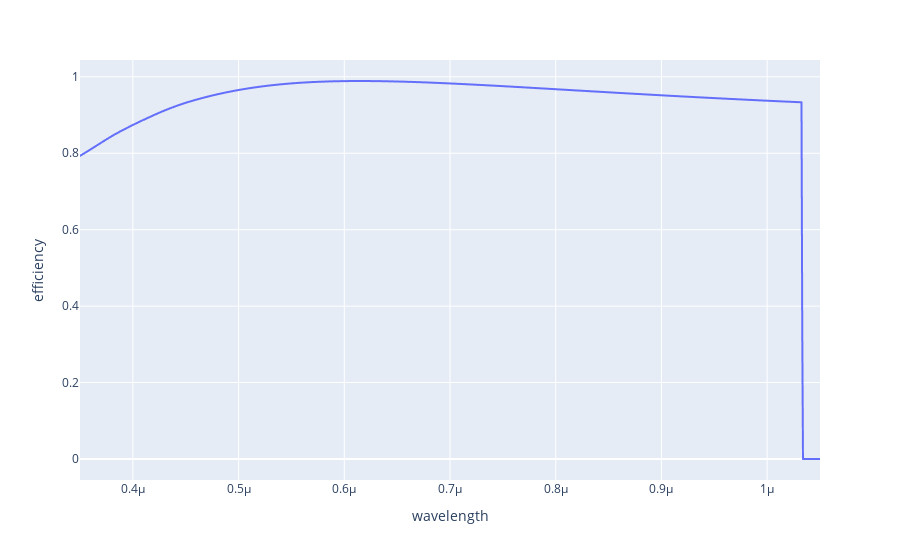

Notebook code for this chart:
### Code cell
line(df, y= 'efficiency', x = 'wavelength')

### Figure 1 — Plotly figure (JSON) as saved in the notebook; plotly's stock layout.template omitted (floating-point values rounded to 4 significant figures; data arrays with more than 128 entries replaced by an {"elided": "..."} marker saying what was removed)
{"data": [{"hovertemplate": "wavelength=%{x}<br>efficiency=%{y}<extra></extra>", "legendgroup": "", "line": {"color": "#636efa", "dash": "solid"}, "marker": {"symbol": "circle"}, "mode": "lines", "name": "", "showlegend": false, "x": {"elided": "1001 float values"}, "xaxis": "x", "y": {"elided": "1001 float values"}, "yaxis": "y", "type": "scattergl"}], "layout": {"xaxis": {"anchor": "y", "domain": [0.0, 1.0], "title": {"text": "wavelength"}}, "yaxis": {"anchor": "x", "domain": [0.0, 1.0], "title": {"text": "efficiency"}}, "legend": {"tracegroupgap": 0}, "margin": {"t": 60}}}
